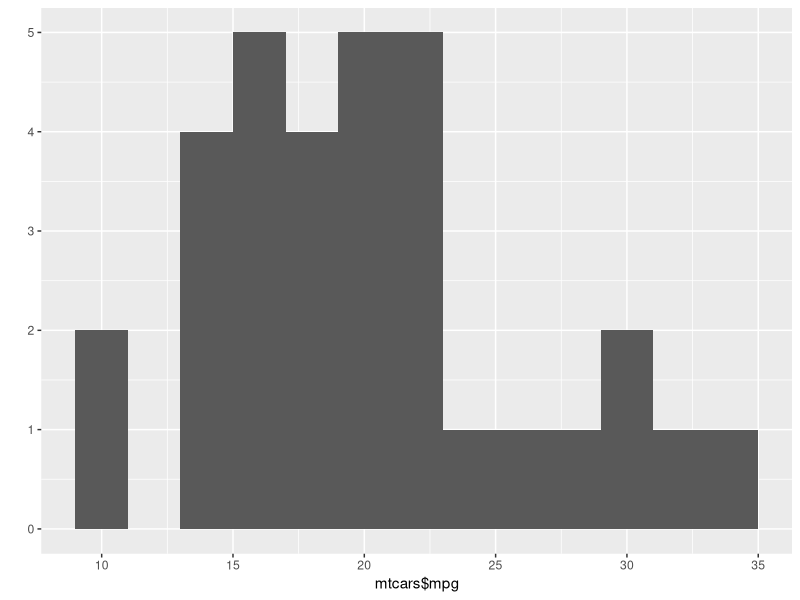
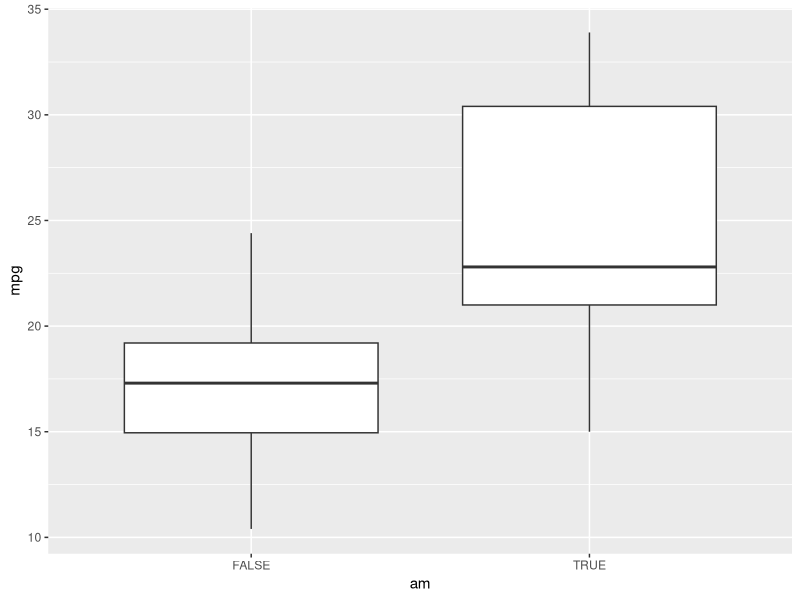
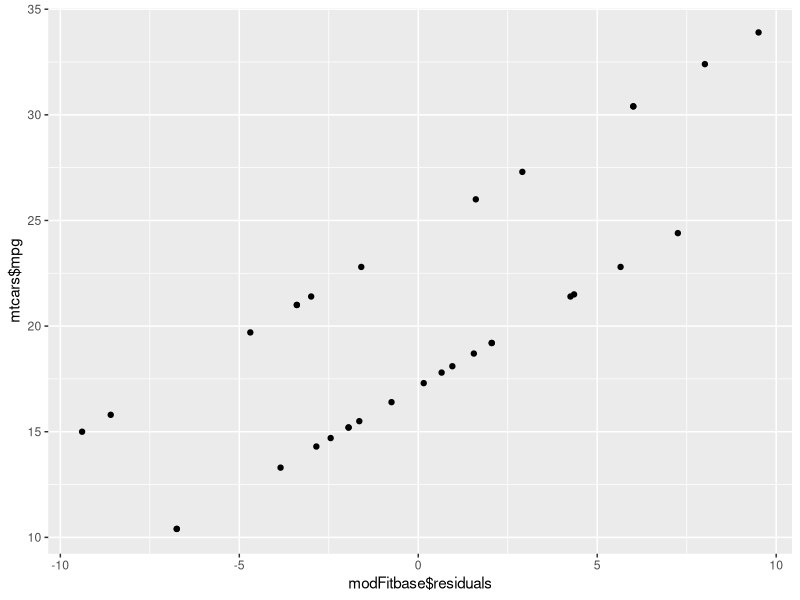

These figures' R source, in order:
## ---- chunk 1
library(ggplot2)
## ---- chunk 2
data(mtcars)
attach(mtcars)
## ---- chunk 3
mtcars$am  <- as.logical(mtcars$am)

## ---- chunk 4
summary(mtcars$am)

## ---- chunk 5
summary(mtcars$mpg)
qplot(mtcars$mpg,binwidth=2)
## ---- chunk 6
p  <- ggplot(mtcars, aes(am, mpg))
p + geom_boxplot()
## ---- chunk 7
modFitbase  <- lm(mpg ~ am, data = mtcars)
summary(modFitbase)
## ---- chunk 8
qplot(modFitbase$residuals, mtcars$mpg)
## ---- chunk 9
cor(modFitbase$residuals, mtcars$mpg)
## ---- chunk 10
modFitall  <- lm(mpg ~ ., data= mtcars)
summary(modFitall)
## ---- chunk 11
modFit3  <- lm(mpg ~ wt+qsec+am-1, mtcars)
summary(modFit3)
## ---- chunk 12
coef(modFit3)
